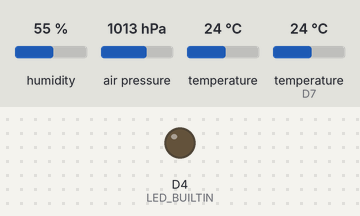
Bench run of a sketch on a simulated ESP8266 (NodeMCU). Parts: output pins drawn as LEDs (lit = HIGH, except the on-board LED, lit = LOW). Wiring (inferred from the names in the program): BME280 sensor at I2C address 0x76. Inputs (shaded band) come from the test bench; at power-on: humidity 55 %, air pressure 1013 hPa, temperature 24 °C, temperature (sensor on D7) 24 °C. WiFi joins after 1.5 s; servers stay silent unless stated. At 1.5 s the program puts the board to deep sleep or switches it off; the recording ends there.

Above: at 0.1 s.
Timing chart, 0 to 1.5 s (numbered marks = the images above):
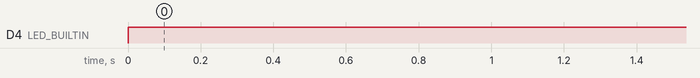

The sketch:

Bme280_Weather_AdaFruit_lib_test.ino
```cpp
  /*
  Upgrade with new reprogrammed client v1.1 31-Dec-2020. 13:39
  |======================================|
  |  Weather WiFi Client v2.0 By me[R]a  |
  |  30-Aug-2025. 19:02                  |
  |  Sid                                 |
  |======================================|
  */
    #include <Adafruit_Sensor.h>
    #include <Adafruit_BME280.h>
    #include <Wire.h>
    #include <DallasTemperature.h>
    #include <ESP8266WiFi.h>
    #include <ESP8266HTTPClient.h>
    #include <WiFiClient.h>

    #define SEALEVELPRESSURE_HPA (1013.25) //Air pressure at sea level

  //RTC
    //The ESP8266 RTC memory is arranged into blocks of 4 bytes. The access methods read and write 4 bytes at a time,
    //so the RTC data structure should be padded to a 4-byte multiple.
    struct {
      uint32_t crc32;   // 4 bytes
      uint8_t channel;  // 1 byte, 5 in total
      uint8_t ap_mac[6];
      uint8_t padding;  // 1 byte, 12 in total
    } rtcData;

    bool rtcValid = false; //variable to check if there is any data saved in rtc memory

  //Measure Vbat
    /* add 100k between Vbat and ADC
     * Voltage divider of 100k+220k over 100k
     * gives 100/420k
     * ergo 4.2V -> 1Volt
     * Max input on A0=1Volt ->1023
     * 4.2*(Raw/1023)=Vbat
    */
    //Voltage divider R1 = 220k+100k+220k =540k and R2=100k => 5.28
    float calibrate = 4.20; // this value for calibrate the battery voltage
    unsigned int raw=0;

  //BME280
    #define SEALEVELPRESSURE_HPA (1013.25)
    #define SDA_PIN D2          //data pin BME280
    #define SCL_PIN D1          //clock pin BME280
    Adafruit_BME280 bme280;     //I2C
    uint8_t bme_address = 0x76; //set to 0x76 or 0x77

  //DS18B20
    #define ONE_WIRE_BUS D7              //Data wire connected to digital pin 7 on ESP8266
    OneWire oneWire(ONE_WIRE_BUS);       //Setting up a oneWire instance to communicate with some OneWire devices
    DallasTemperature sensors(&oneWire); //oneWire Reference for Dallas DS18B20 Temp. sensor

  //WiFi
    const char* ssid =     "MeteoStanica-MERA";
    const char* password = "NeveNa91";
    const char* host =     "192.168.4.1";
    const int   hostPort = 3003;
    /*const uint8_t bssid[] = {0xBE, 0xDD, 0xC2, 0x9C, 0xB2, 0x79}; //MAC from AP ESP8266 */
    const uint8_t bssid[] = {0xC4, 0x4F, 0x33, 0x7F, 0xEF, 0x61};   //MAC from AP ESP32

  //IP
    IPAddress mystaticip(192, 168, 4, 2); //If there are more clients connected to the server, then the IP needs to be changed.
    IPAddress mygateway(192, 168, 4, 1);
    IPAddress mysubnet(255, 255, 255, 0);
    IPAddress mydns(192, 168, 4, 1);

  //Battery setup
    float BATT_NRM = 4.30;                //normal battery voltage    -> use INTERVAL_NRM
    float BATT_LOW = 3.60;                //low battery voltage       -> use INTERVAL_LOW
    float BATT_CRT = 3.30;                //critical battery voltage  -> use INTERVAL_CRT

  //Wake up interval
    #define INTERVAL_NRM  600             //normal wake up interval in seconds
    #define INTERVAL_LOW  900             //wake up interval when low battery
    #define INTERVAL_CRT 1200             //wake up intrrval when crtical battery

    unsigned long durationTime = 0;              //Duration time
    const unsigned long timeout = 3000;   //Timeout in millisekonds

    int sleepTimes ;                      //Time to sleep (in seconds):
    #define LED_BLUE 2                    //Blue led on pin 2 (TX) on nodeMcu
    unsigned long startTime;              //start time

  uint32_t calculateCRC32( const uint8_t *data, size_t length ) {
    uint32_t crc = 0xffffffff;
    while ( length-- ) {
      uint8_t c = *data++;
      for ( uint32_t i = 0x80; i > 0; i >>= 1 ) {
        bool bit = crc & 0x80000000;
        if ( c & i ) {
          bit = !bit;
        }
        crc <<= 1;
        if ( bit ) {
          crc ^= 0x04c11db7;
        }
      }
    }
    return crc;
  }

    // Ako zelis debug ispise, odkomentariši #define DEBUG
    //#define DEBUG

  void setup() {
    startTime = millis();

    #ifdef DEBUG
      Serial.begin(115200);
      Serial.print("\n Begin measurement devices...   \n");
    #endif

    // Gasi ugrađenu LED (štedi struju)
    pinMode(LED_BUILTIN, OUTPUT);
    digitalWrite(LED_BUILTIN, HIGH); // HIGH = LED off na ESP8266

    pinMode(A0, INPUT);
    pinMode(2, OUTPUT);

    #ifdef DEBUG
      Serial.println("\n Start client T.H.P.I.R. sensor for me[R]a Weather station");
    #endif

    // Pročitaj RTC WiFi podatke
    if ( ESP.rtcUserMemoryRead(0, (uint32_t*)&rtcData, sizeof(rtcData)) ) {
      uint32_t crc = calculateCRC32(((uint8_t*)&rtcData) + 4, sizeof(rtcData) - 4);
      if (crc == rtcData.crc32) {
        rtcValid = true;
      }
    }

    // Inicijalizuj BME280
    Wire.begin(SDA_PIN, SCL_PIN);
    if (!bme280.begin(bme_address, &Wire)) {
      #ifdef DEBUG
        Serial.println(" Could not find a valid BME280 sensor, check wiring!");
      #endif
    }

    // DS18B20 podešavanje
    sensors.begin();
    sensors.setWaitForConversion(false);  // async mod
    sensors.setResolution(10);
    sensors.requestTemperatures(); // startuj konverziju odmah

    // Konfiguriši WiFi
    WiFi.config(mystaticip, mygateway, mysubnet, mydns);
    WiFi.persistent(false);
    WiFi.mode(WIFI_STA);

    if (rtcValid) {
      WiFi.begin(ssid, password, rtcData.channel, rtcData.ap_mac, true);
      #ifdef DEBUG
        Serial.println("\n The RTC data was good, make a quick connection\n");
      #endif
    } else {
      WiFi.begin(ssid, password);
      #ifdef DEBUG
        Serial.println("\n The RTC data was not valid, so make a regular connection\n");
      #endif
    }

    // Čekaj konekciju max ~5 sekundi
    int count = 0;
    while (WiFi.status() != WL_CONNECTED && count < 10) {
      delay(500);
      #ifdef DEBUG
        Serial.println(" Connecting to WiFi...");
      #endif
      count++;
    }

    if (WiFi.status() == WL_CONNECTED) {
      #ifdef DEBUG
        Serial.print(" Connected to ");
        Serial.println(ssid);
        Serial.print(" IP address: ");
        Serial.println(WiFi.localIP());
        Serial.printf(" WiFI channel : %d\n", wifi_get_channel());
        Serial.printf(" BSSID: %s\n", WiFi.BSSIDstr().c_str());
      #endif

      // Snimi aktuelne WiFi parametre u RTC
      rtcData.channel = WiFi.channel();
      memcpy(rtcData.ap_mac, WiFi.BSSID(), 6);
      rtcData.crc32 = calculateCRC32(((uint8_t*)&rtcData) + 4, sizeof(rtcData) - 4);
      ESP.rtcUserMemoryWrite(0, (uint32_t*)&rtcData, sizeof(rtcData));

      sendData();

    } else {
      #ifdef DEBUG
        Serial.println(" Failed to connect to WiFi, going to sleep");
      #endif
      // Ako nema konekcije, obavezno u sleep
      ESP.deepSleep(INTERVAL_LOW * 1000000ULL);
    }
  }


  void loop() {
    //Everything is handled in setup, loop is empty
  }

  //Sending measured data
  void sendData() {
    // --- BME280 measurement ---
    bme280.setSampling(Adafruit_BME280::MODE_FORCED,
                        Adafruit_BME280::SAMPLING_X1, // temperature
                        Adafruit_BME280::SAMPLING_X1, // pressure
                        Adafruit_BME280::SAMPLING_X1, // humidity
                        Adafruit_BME280::FILTER_OFF);

    float bmeTemp     = bme280.readTemperature();
    float bmeHum      = bme280.readHumidity();
    float bmePressure = bme280.readPressure() / 100.0F;

    // --- DS18B20 temperature ---
    float dsTemp = sensors.getTempCByIndex(0);

    // --- Battery voltage ---
    raw = analogRead(A0);
    float vBattery = raw * calibrate / 1023.0;

    // --- WiFi signal ---
    int Rsi = WiFi.RSSI();

    float Win = 0.0;
    float Slp = 0.0;

    #ifdef DEBUG
      // Debug printovi samo ako je uključen DEBUG
      Serial.printf("\nTemperature: %.1f C (DS18B20)\n", dsTemp);
      Serial.printf("Temperature BME: %.1f C\n", bmeTemp);
      Serial.printf("Humidity: %.0f %%\n", bmeHum);
      Serial.printf("Pressure: %.1f mb\n", bmePressure);
      Serial.printf("Voltage: %.2f V\n", vBattery);
      Serial.printf("RSSI: %d dBm\n", Rsi);
      Serial.printf("Connecting to SERVER on ip: %s\n", host);
    #endif

    // --- Send data via HTTP ---
    if (WiFi.status() == WL_CONNECTED) {
        String url = "http://" + String(host) + ":" + String(hostPort) + "/input?" +
                      "Temperature="        + String(dsTemp,1) +
                      "&bmeTemp="           + String(bmeTemp) +
                      "&Humidity="          + String(bmeHum,0) +
                      "&Pressure="          + String(bmePressure,1) +
                      "&WinSpeed="          + String(Win,2) +
                      "&Voltage="           + String(vBattery,2) +
                      "&RSSI="              + String(Rsi) +
                      "&TempInCase="        + String(bmeTemp,1) +
                      "&SeaLevelPressure="  + String(Slp,0) +
                      "&DurationTime="       + String(durationTime,0);

        #ifdef DEBUG
                Serial.printf("\nRequesting URL: %s\n", url.c_str());
        #endif

        WiFiClient client;
        HTTPClient http;
        http.begin(client, url);

        /*int httpResponseCode = http.GET();  // GET metod
        #ifdef DEBUG
          if (httpResponseCode > 0) {
              Serial.printf("HTTP Response code: %d\n", httpResponseCode);
          } else {
              Serial.printf("Error code: %d\n", httpResponseCode);
          }
        #endif*/

        http.end();

        // --- Disconnect WiFi to save power ---
        WiFi.disconnect(true);
        WiFi.mode(WIFI_OFF);

    }

    // --- Put BME280 to sleep ---
    Wire.beginTransmission(bme_address);
    Wire.write((uint8_t)0xF4); // Control Measurement Register
    Wire.write((uint8_t)0x00); // Sleep mode
    Wire.endTransmission();

    // --- Battery check for sleep interval ---
    if (vBattery <= BATT_CRT) {
        sleepTimes = INTERVAL_CRT;
        #ifdef DEBUG
          Serial.println("Battery critical!");
        #endif
    } else if (vBattery <= BATT_LOW) {
        sleepTimes = INTERVAL_LOW;
        #ifdef DEBUG
          Serial.println("Battery low!");
      #endif
    } else if (vBattery <= BATT_NRM) {
        sleepTimes = INTERVAL_NRM;
        #ifdef DEBUG
          Serial.println("Battery normal!");
        #endif
    }
    durationTime = millis() - startTime;
    #ifdef DEBUG
      Serial.printf("Sleep Time: %d sec\n", sleepTimes);
      Serial.println("ESP8266 Going to sleep.\n");
    #endif

    // --- Deep sleep ---
    ESP.deepSleep(sleepTimes * 1000000ULL);
  }
```

Measured:
- by itself, D4 (LED_BUILTIN): LOW → HIGH at 0.00 s
